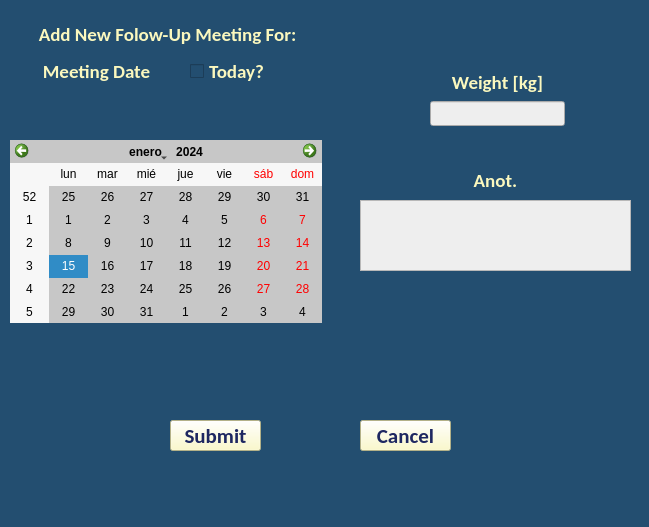
<?xml version="1.0" encoding="UTF-8"?>
<ui version="4.0">
 <class>add_follow_m</class>
 <widget class="QMainWindow" name="add_follow_m">
  <property name="geometry">
   <rect>
    <x>0</x>
    <y>0</y>
    <width>649</width>
    <height>527</height>
   </rect>
  </property>
  <property name="windowTitle">
   <string>MainWindow</string>
  </property>
  <property name="styleSheet">
   <string notr="true">background-color:#234E70;
color: #FBF8BE;</string>
  </property>
  <widget class="QWidget" name="centralwidget">
   <widget class="QPushButton" name="sumbit_button">
    <property name="geometry">
     <rect>
      <x>170</x>
      <y>420</y>
      <width>91</width>
      <height>31</height>
     </rect>
    </property>
    <property name="font">
     <font>
      <family>Calibri</family>
      <pointsize>16</pointsize>
      <weight>75</weight>
      <bold>true</bold>
     </font>
    </property>
    <property name="styleSheet">
     <string notr="true">QPushButton{
	background-color: #FBF8BE;

   color:#1E2761;
}</string>
    </property>
    <property name="text">
     <string>Submit</string>
    </property>
   </widget>
   <widget class="QTextEdit" name="anoc_edit">
    <property name="geometry">
     <rect>
      <x>360</x>
      <y>200</y>
      <width>271</width>
      <height>71</height>
     </rect>
    </property>
    <property name="font">
     <font>
      <family>Calibri</family>
      <pointsize>12</pointsize>
     </font>
    </property>
    <property name="styleSheet">
     <string notr="true">QTextEdit{
	background-color: rgb(238, 238, 238);
color: rgb(0,0,0);
}
</string>
    </property>
   </widget>
   <widget class="QLabel" name="label_3">
    <property name="geometry">
     <rect>
      <x>360</x>
      <y>170</y>
      <width>271</width>
      <height>21</height>
     </rect>
    </property>
    <property name="font">
     <font>
      <family>Calibri</family>
      <pointsize>14</pointsize>
      <weight>75</weight>
      <bold>true</bold>
     </font>
    </property>
    <property name="text">
     <string>Anot.</string>
    </property>
    <property name="alignment">
     <set>Qt::AlignCenter</set>
    </property>
   </widget>
   <widget class="QWidget" name="layoutWidget">
    <property name="geometry">
     <rect>
      <x>430</x>
      <y>70</y>
      <width>135</width>
      <height>56</height>
     </rect>
    </property>
    <layout class="QVBoxLayout" name="verticalLayout">
     <item>
      <widget class="QLabel" name="weight_label">
       <property name="font">
        <font>
         <family>Calibri</family>
         <pointsize>14</pointsize>
         <weight>75</weight>
         <bold>true</bold>
        </font>
       </property>
       <property name="text">
        <string>Weight [kg]</string>
       </property>
       <property name="alignment">
        <set>Qt::AlignCenter</set>
       </property>
      </widget>
     </item>
     <item>
      <widget class="QLineEdit" name="weight_edit">
       <property name="font">
        <font>
         <family>Calibri</family>
         <pointsize>12</pointsize>
        </font>
       </property>
       <property name="styleSheet">
        <string notr="true">QLineEdit{
	background-color: rgb(238, 238, 238);
color: rgb(0,0,0);
}
</string>
       </property>
      </widget>
     </item>
    </layout>
   </widget>
   <widget class="QWidget" name="layoutWidget">
    <property name="geometry">
     <rect>
      <x>31</x>
      <y>21</y>
      <width>551</width>
      <height>26</height>
     </rect>
    </property>
    <layout class="QHBoxLayout" name="horizontalLayout">
     <item>
      <widget class="QLabel" name="title_label">
       <property name="font">
        <font>
         <family>Calibri</family>
         <pointsize>14</pointsize>
         <weight>75</weight>
         <bold>true</bold>
        </font>
       </property>
       <property name="frameShadow">
        <enum>QFrame::Plain</enum>
       </property>
       <property name="text">
        <string>Add New Folow-Up Meeting For:</string>
       </property>
       <property name="alignment">
        <set>Qt::AlignCenter</set>
       </property>
      </widget>
     </item>
     <item>
      <widget class="QLabel" name="name_lable">
       <property name="font">
        <font>
         <family>Calibri</family>
         <pointsize>14</pointsize>
         <weight>75</weight>
         <bold>true</bold>
        </font>
       </property>
       <property name="frameShadow">
        <enum>QFrame::Plain</enum>
       </property>
       <property name="text">
        <string/>
       </property>
       <property name="alignment">
        <set>Qt::AlignLeading|Qt::AlignLeft|Qt::AlignVCenter</set>
       </property>
      </widget>
     </item>
    </layout>
   </widget>
   <widget class="QPushButton" name="cancel_button_2">
    <property name="geometry">
     <rect>
      <x>360</x>
      <y>420</y>
      <width>91</width>
      <height>31</height>
     </rect>
    </property>
    <property name="font">
     <font>
      <family>Calibri</family>
      <pointsize>16</pointsize>
      <weight>75</weight>
      <bold>true</bold>
     </font>
    </property>
    <property name="styleSheet">
     <string notr="true">QPushButton{
	background-color: #FBF8BE;

   color:#1E2761;
}</string>
    </property>
    <property name="text">
     <string>Cancel</string>
    </property>
   </widget>
   <widget class="QCalendarWidget" name="add_m_calendarWidget">
    <property name="geometry">
     <rect>
      <x>10</x>
      <y>140</y>
      <width>312</width>
      <height>183</height>
     </rect>
    </property>
    <property name="font">
     <font>
      <family>MS Shell Dlg 2</family>
      <pointsize>9</pointsize>
      <weight>9</weight>
      <italic>false</italic>
      <bold>false</bold>
     </font>
    </property>
    <property name="styleSheet">
     <string notr="true">color: rgb(0, 0, 0);
background-color: rgb(199, 199, 199);
font: 75 9pt &quot;MS Shell Dlg 2&quot;;</string>
    </property>
    <property name="locale">
     <locale language="Spanish" country="Spain"/>
    </property>
   </widget>
   <widget class="QLabel" name="date_label">
    <property name="geometry">
     <rect>
      <x>100</x>
      <y>100</y>
      <width>141</width>
      <height>16</height>
     </rect>
    </property>
    <property name="font">
     <font>
      <family>Calibri</family>
      <pointsize>14</pointsize>
      <weight>75</weight>
      <bold>true</bold>
     </font>
    </property>
    <property name="text">
     <string/>
    </property>
   </widget>
   <widget class="QLabel" name="deat_label">
    <property name="geometry">
     <rect>
      <x>42</x>
      <y>62</y>
      <width>109</width>
      <height>19</height>
     </rect>
    </property>
    <property name="font">
     <font>
      <family>Calibri</family>
      <pointsize>14</pointsize>
      <weight>75</weight>
      <bold>true</bold>
     </font>
    </property>
    <property name="text">
     <string>Meeting Date</string>
    </property>
    <property name="alignment">
     <set>Qt::AlignCenter</set>
    </property>
   </widget>
   <widget class="QCheckBox" name="today_CB">
    <property name="geometry">
     <rect>
      <x>190</x>
      <y>60</y>
      <width>78</width>
      <height>23</height>
     </rect>
    </property>
    <property name="font">
     <font>
      <family>Calibri</family>
      <pointsize>14</pointsize>
      <weight>75</weight>
      <bold>true</bold>
     </font>
    </property>
    <property name="text">
     <string>Today?</string>
    </property>
    <property name="checkable">
     <bool>true</bool>
    </property>
   </widget>
  </widget>
  <widget class="QMenuBar" name="menubar">
   <property name="geometry">
    <rect>
     <x>0</x>
     <y>0</y>
     <width>649</width>
     <height>21</height>
    </rect>
   </property>
  </widget>
  <widget class="QStatusBar" name="statusbar"/>
 </widget>
 <resources/>
 <connections/>
</ui>
